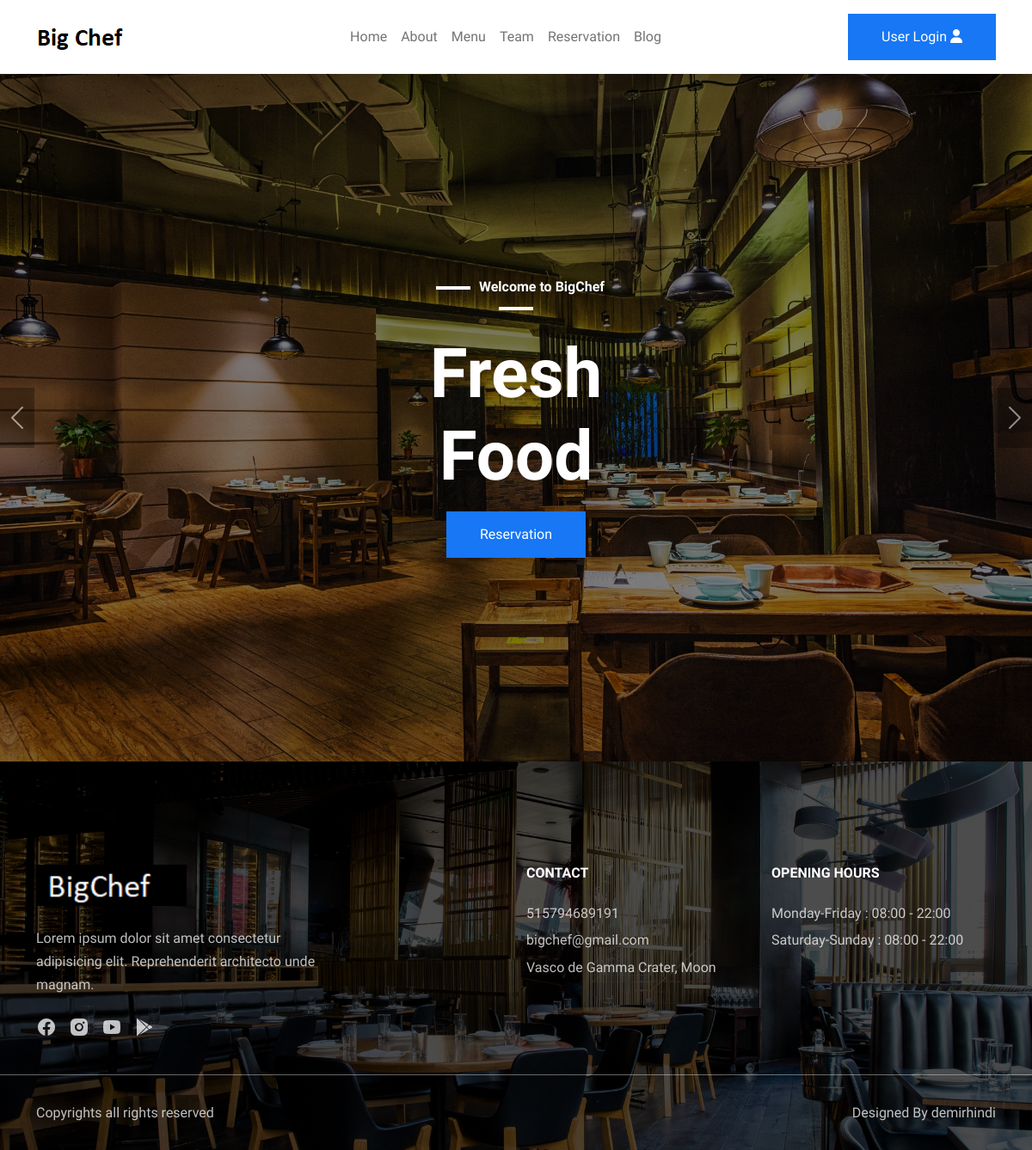
The page / on the database its author committed.
### mainapp/models.py (models this page shows, shortened)
class HomeSlider(models.Model):
    title= models.CharField(max_length=150,blank=True)
    desc = models.CharField(max_length=250,blank=True)
    photo = models.ImageField(upload_to="slider/slide",blank=True)
    class Meta:
        verbose_name='slider'
        verbose_name_plural='sliders'

class Contact(models.Model):
    number = models.IntegerField(blank=True)
    mail = models.CharField(max_length=150,blank=True)
    adress=models.CharField(max_length=550,blank=True)
    class Meta:
        verbose_name='contact'
        verbose_name_plural='contacts'

### mainapp/views.py (the view)
# urls.py: 2. Add a URL to urlpatterns:  path('', views.home, name='home')
def home(request):
    slider= HomeSlider.objects.all()
    context= {
        "slider": slider
    }
    return render(request,'pages/home.html',context)

### mainapp/context_processor.py (called while the page is built)
def menu_links2(request):
    links2 = Contact.objects.all()
    return dict(links2=links2)

### templates/pages/home.html (shortened to what this page needs)
{% extends 'base.html' %}
{% load static %}
{% block content %}
<div id="heroSlider" class="carousel slide" data-bs-ride="carousel">
    <div class="carousel-inner">
        {% for slide in slider %}
        <div class="carousel-item text-center bg-cover vh-100 active slide-1" style="background: linear-gradient(rgba(0, 0, 0, 0.5), rgba(0, 0, 0, 0.5)), url({{ slide.photo.url }});">
            <div class="container h-100 d-flex align-items-center justify-content-center">
                <div class="row justify-content-center">
                    <div class="col-lg-8">
                        <h6 class="text-white">{{ slide.title }}</h6>
                        <h1 class="display-1 my-3 fw-bold text-white">{{ slide.desc }}</h1>
                        <a href="{% url 'reservation' %}" class="btn btn-brand">Reservation</a>
                    </div>
                </div>
            </div>
        </div>
        {% endfor %}
    </div>
    <button class="carousel-control-prev" type="button" data-bs-target="#heroSlider" data-bs-slide="prev">
        <span class="carousel-control-prev-icon" aria-hidden="true"></span>
    </button>
    <button class="carousel-control-next" type="button" data-bs-target="#heroSlider" data-bs-slide="next">
        <span class="carousel-control-next-icon" aria-hidden="true"></span>
    </button>
</div>
{% endblock %}

### templates/include/footer.html
{% load static %}
<footer class="bg-cover">
    <div class="footer-top">
        <div class="container">
            <div class="row gy-5">
                {% for adres in links2 %}
                <div class="col-lg-4">
                    <img src="{% static 'images/whitelogo.png' %}" class="mb-4" alt="">
                    <p>Lorem ipsum dolor sit amet consectetur adipisicing elit. Reprehenderit architecto unde
                        magnam.</p>
                    <div class="social-links">
                        <a href="#"><i class="ri-facebook-circle-fill"></i></a>
                        <a href="#"><i class="ri-instagram-fill"></i></a>
                        <a href="#"><i class="ri-youtube-fill"></i></a>
                        <a href="#"><i class="ri-google-play-fill"></i></a>
                    </div>
                </div>
                <div class="col-lg-3 ms-auto">
                    <h6 class="text-white mb-4">CONTACT</h6>
                    <p class="mb-1">{{adres.number}}</p>
                    <p class="mb-1">{{adres.mail}}</p>
                    <p class="mb-0">{{adres.adress}}</p>
                </div>
                <div class="col-lg-3">
                    <h6 class="text-white mb-4">OPENING HOURS</h6>
                    <p class="mb-1">Monday-Friday : 08:00 - 22:00</p>
                    <p>Saturday-Sunday : 08:00 - 22:00</p>
                </div>
                {% endfor %}
            </div>
        </div>
    </div>
    <div class="footer-bottom">
        <div class="container">
            <div class="row gy-3 justify-content-between">
                <div class="col-auto">
                    <p class="mb-0">Copyrights all rights reserved</p>
                </div>
                <div class="col-auto">
                    <p class="mb-0">Designed By <a
                            href="#">demirhindi</a></p>
                </div>
            </div>
        </div>
    </div>
</footer>

### static/css/style.css (style rules this page uses)
body { font-family: "Spline Sans", sans-serif; color: #777; line-height: 1.7; }
h1,h2,h3,h4,h5,h6 { font-weight: 600; color: #222; }
a { color: #222; text-decoration: none; transition: all 0.4s; }
img { width: 100%; }
.btn { border-radius: 0; padding: 14px 38px; }
.btn-brand { color: #fff; font-weight: 500; border-color: #1777f5; background-color: #1777f5; }
.bg-cover { background-position: center !important; background-size: cover !important; background-repeat: no-repeat !important; }
#heroSlider h6::after, #heroSlider h6::before { content: " "; width: 40px; height: 4px; background-color: #ffffff; display: inline-block; margin: 10px; vertical-align: middle; }
.carousel-control-prev, .carousel-control-next { background-color: rgba(0,0,0,0.6); width: 40px; height: 70px; margin: auto; }
footer { background: linear-gradient(rgba(0, 0, 0, 0.7), rgba(0, 0, 0, 0.7)), url(../images/cover3.jpg); padding-top: 120px; padding-bottom: 30px; }
.footer-top { margin-bottom: 30px; }
footer p, footer a { color: rgba(255, 255, 255, 0.75); }
footer .social-links a { font-size: 24px; margin-right: 10px; }
footer img { max-width: 175px; }
.footer-bottom { padding-top: 30px; border-top: 1px solid rgba(255, 255, 255, 0.4); }

### rows shown on the page
HomeSlider: photo (picture), title "Welcome to BigChef", desc "Fresh Food"
Contact: number "515794689191", mail "bigchef@gmail.com", adress "Vasco de Gamma Crater, Moon"
